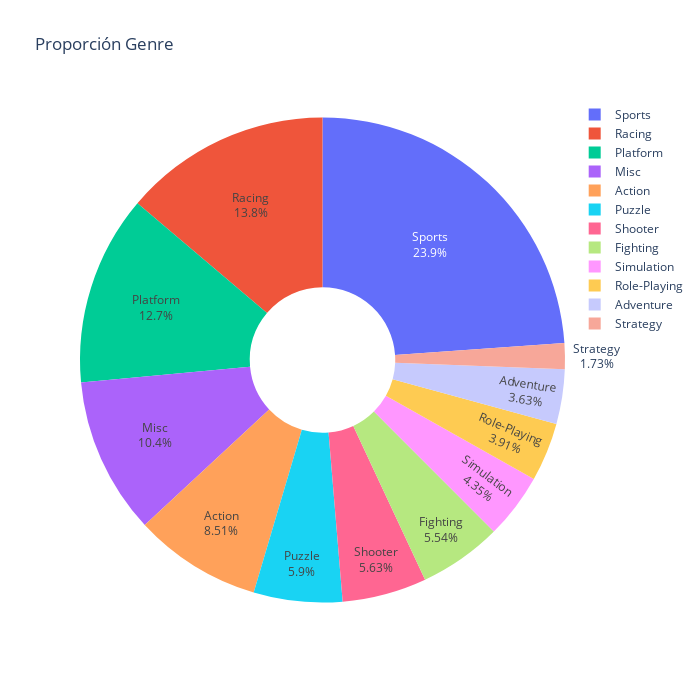

Notebook cell for this chart:
### Markdown cell above
Empezaremos por el atributo "Genre" que podría ser interesante para la regresión:

### Code cell
# We take the 'Genre' attribute values and the corresponding counts.
labels = game_sales_analysis["Genre"].unique().tolist()
values = game_sales_analysis["Genre"].value_counts().tolist()

# We generate the pie chart of the 'Genre' attribute.
trace = go.Pie(labels=labels,
               values=values,
               textinfo='label+percent',
               hole=0.3)

data = [trace]

figure = go.Figure(data)
figure.update_layout(title="Proporción Genre", width=700, height=700)

iplot(figure)

### Figure 1 — Plotly figure (JSON) as saved in the notebook; plotly's stock layout.template omitted (floating-point values rounded to 4 significant figures)
{"data": [{"hole": 0.3, "labels": ["Sports", "Racing", "Platform", "Misc", "Action", "Puzzle", "Shooter", "Fighting", "Simulation", "Role-Playing", "Adventure", "Strategy"], "textinfo": "label+percent", "type": "pie", "values": [1630, 943, 864, 712, 581, 403, 384, 378, 297, 267, 248, 118]}], "layout": {"height": 700, "title": {"text": "Proporción Genre"}, "width": 700}}
